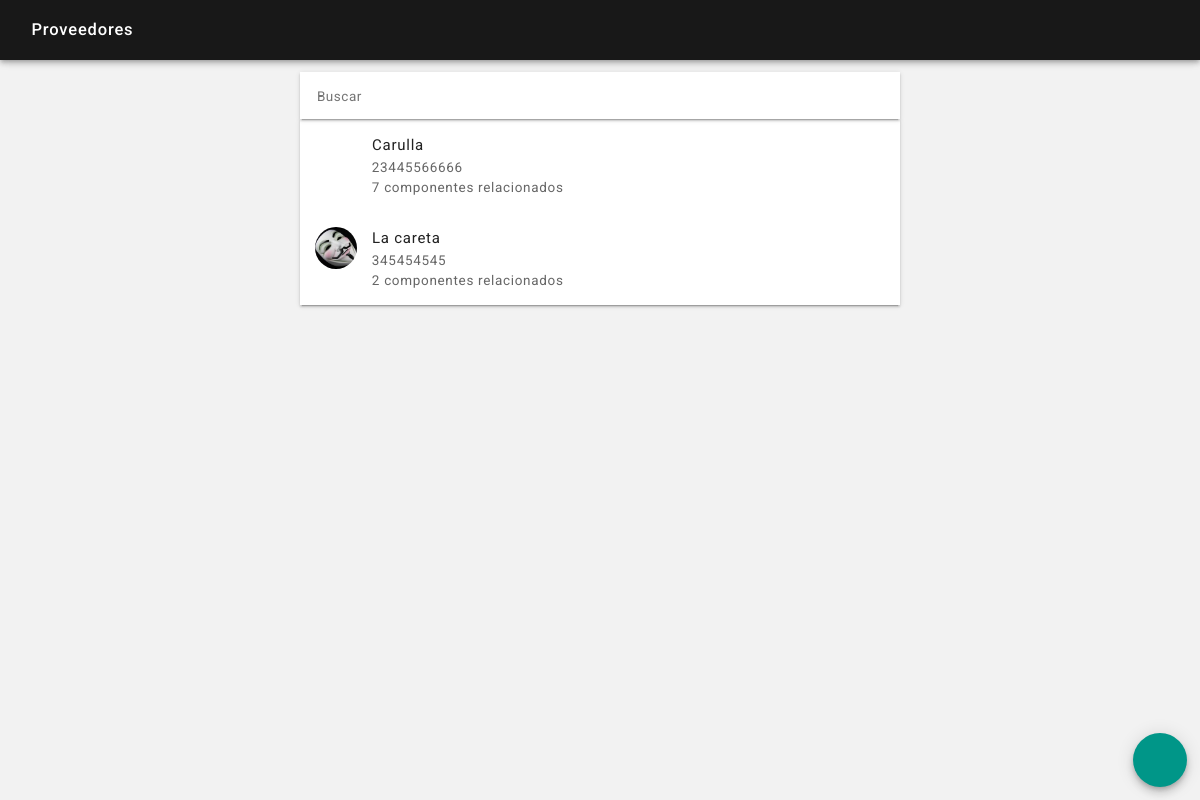
/proveedores_ver.php (signed in), run on the app's committed database.
### tables this page shows
CREATE TABLE `proveedores` (
  `id` int(15) NOT NULL,
  `fecha` datetime NOT NULL,
  `usuario` int(15) NOT NULL,
  `proveedor` varchar(255) NOT NULL,
  `documento_tipo` varchar(30) NOT NULL,
  `documento` varchar(30) NOT NULL,
  `correo` varchar(255) NOT NULL,
  `telefono` varchar(15) NOT NULL,
  `direccion` varchar(255) NOT NULL,
  `imagen` varchar(2) NOT NULL,
  `imagen_nombre` varchar(50) NOT NULL
);

### proveedores_ver.php (the view, shortened to what this page needs)
<?php
include ("sis/nombre_sesion.php");
?>
<?php
if(isset($_POST['consultaBusqueda'])) $consultaBusqueda = $_POST['consultaBusqueda']; elseif(isset($_GET['consultaBusqueda'])) $consultaBusqueda = $_GET['consultaBusqueda']; else $consultaBusqueda = null;
if(isset($_POST['body_snack'])) $body_snack = $_POST['body_snack']; elseif(isset($_GET['body_snack'])) $body_snack = $_GET['body_snack']; else $body_snack = null;
?>
<!DOCTYPE html>
<html lang="es">
<head>
    <?php
    include ("partes/head.php");
    ?>
</head>
<body <?php echo $body_snack; ?>>
<header class="rdm-toolbar--contenedor">
    <div class="rdm-toolbar--fila">
        <div class="rdm-toolbar--izquierda">
            <h2 class="rdm-toolbar--titulo">Proveedores</h2>
        </div>
    </div>
</header>
<main class="rdm--contenedor-toolbar">
    <?php
    $consulta = $conexion->query("SELECT * FROM proveedores ORDER BY proveedor");
    if ($consulta->num_rows == 0)
    {
        ?>
        <div class="rdm-vacio--caja">
            <i class="zmdi zmdi-alert-circle-o zmdi-hc-4x"></i>
            <p class="rdm-tipografia--subtitulo1">No se han agregado proveedores</p>
            <p class="rdm-tipografia--cuerpo1--margen-ajustada">Los proveedores son las personas o empresas que te venden o abastecen los componentes para la elaboración de tus productos o servicios</p>
        </div>
        <?php
    }
    else
    {
        ?>
        <input type="search" name="busqueda" id="busqueda" value="<?php echo "$consultaBusqueda"; ?>" placeholder="Buscar" maxlength="30" autofocus autocomplete="off" onKeyUp="buscar();" onFocus="buscar();" />
        <section class="rdm-lista">
        <?php
        while ($fila = $consulta->fetch_assoc())
        {
            $id = $fila['id'];
            $proveedor = $fila['proveedor'];
            $telefono = $fila['telefono'];
            $imagen = $fila['imagen'];
            $imagen_nombre = $fila['imagen_nombre'];
            if ($imagen == "no")
            {
                $imagen = '<div class="rdm-lista--icono"><i class="zmdi zmdi-truck zmdi-hc-2x"></i></div>';
            }
            else
            {
                $imagen = "img/avatares/proveedores-$id-$imagen_nombre-m.jpg";
                $imagen = '<div class="rdm-lista--avatar" style="background-image: url('.$imagen.');"></div>';
            }
            $consulta_componentes = $conexion->query("SELECT * FROM componentes WHERE proveedor = '$id'");
            $total_componentes = $consulta_componentes->num_rows;
            if ($total_componentes == 0)
            {
                $componentes = "sin componentes relacionados";
            }
            else
            {
                if ($total_componentes == 1)
                {
                    $componentes = "$total_componentes componente relacionado";
                }
                else
                {
                    $componentes = "$total_componentes componentes relacionados";
                }
            }
            ?>
            <a href="proveedores_detalle.php?id=<?php echo "$id"; ?>&proveedor=<?php echo "$proveedor"; ?>">
                <article class="rdm-lista--item-sencillo">
                    <div class="rdm-lista--izquierda">
                        <div class="rdm-lista--contenedor">
                            <?php echo "$imagen"; ?>
                        </div>
                        <div class="rdm-lista--contenedor">
                            <h2 class="rdm-lista--titulo"><?php echo ucfirst("$proveedor"); ?></h2>
                            <h2 class="rdm-lista--texto-secundario"><?php echo ucfirst("$telefono"); ?></h2>
                            <h2 class="rdm-lista--texto-secundario"><?php echo ucfirst("$componentes"); ?></h2>
                        </div>
                    </div>
                </article>
            </a>
            <?php
        }
        ?>
        </section>
        <?php
    }
    ?>
</main>
<footer>
    <a href="proveedores_agregar.php"><button class="rdm-boton--fab" ><i class="zmdi zmdi-plus zmdi-hc-2x"></i></button></a>
</footer>
</body>
</html>

### css/estilos.css (style rules this page uses)
body { background-color: rgba(0, 0, 0, 0.05); color: #222; font-family: 'Roboto', sans-serif, arial; font-size: 15px; font-weight: 300; margin: 0; }
a { color: inherit; text-decoration: none; outline: none; }
.rdm--contenedor-toolbar, .rdm--contenedor-toolbar-tabs { box-sizing: border-box; margin: 0 auto; max-width: 600px; width: 95%; margin-top: 4.5rem; }
.rdm--contenedor-toolbar, .rdm--contenedor-zona { box-sizing: border-box; margin: 0 auto; max-width: 600px; width: 95%; margin-top: 4.5rem; }

### css/toolbar.css (style rules this page uses)
.rdm-toolbar--contenedor { box-shadow: 0px 2px 4px -1px rgba(0, 0, 0, 0.2), 0px 4px 5px 0px rgba(0, 0, 0, 0.14), 0px 1px 10px 0px rgba(0, 0, 0, 0.12); box-sizing: border-box; color: #fff; left: 0; position: fixed; top: 0; width: 100%; z-index: 1; }
.rdm-toolbar--fila, .rdm-toolbar--fila-tab { background-color: rgba(0,0,0,0.9); align-items: center; display: flex; justify-content: space-between; padding: 1em; height: 2em; }
.rdm-toolbar--izquierda, .rdm-toolbar--centro, .rdm-toolbar--derecha { display: flex; align-items: center; }
.rdm-toolbar--titulo, .rdm-toolbar--titulo-centro, .rdm-toolbar--texto-secundario { font-size: 1.1em; font-weight: 500; letter-spacing: 0.05em; line-height: 1.5em; margin: 0 0 0 1em; max-width: 240px; white-space: nowrap; overflow: hidden; text-overflow: ellipsis; }

### css/botones.css (style rules this page uses)
button { border-radius: 0.2em; border: none; box-shadow: 0px 3px 1px -2px rgba(0, 0, 0, 0.2), 0px 2px 2px 0px rgba(0, 0, 0, 0.14), 0px 1px 5px 0px rgba(0, 0, 0, 0.12); box-sizing: border-box; color: rgba(255, 255, 255, 1); display: inline-block; font-family: 'Roboto', sans-serif, arial; font-size: 0.9em; font-weight: 500; letter-spacing: 0.05em; outline: none; padding: 1em 1em 0.9em 1em; text-align: center; text-decoration: none; text-transform: uppercase; transition: 250ms linear; vertical-align: middle; }
.rdm-boton--fab { background-color: #009688; border-radius: 50%; bottom: 1em; box-shadow: 0px 3px 5px -1px rgba(0, 0, 0, 0.2), 0px 6px 10px 0px rgba(0, 0, 0, 0.14), 0px 1px 18px 0px rgba(0, 0, 0, 0.12); height: 4em; position: fixed; right: 1em; width: 4em; z-index: 200; }

### css/listas.css (style rules this page uses)
.rdm-lista, .rdm-lista-sencillo, .rdm-lista-amplio, .rdm-lista-amplia, .rdm-lista--porcentaje { background-color: #fff; box-shadow: 0px 3px 1px -2px rgba(0, 0, 0, 0.2), 0px 2px 2px 0px rgba(0, 0, 0, 0.14), 0px 1px 5px 0px rgba(0, 0, 0, 0.12); box-sizing: border-box; margin: 0 auto; margin-bottom: 1em; width: 100%; }
.rdm-lista--item-sencillo { align-items: center; display: flex; justify-content: space-between; padding: 1em; transition: 250ms linear; }
.rdm-lista--izquierda, .rdm-lista--izquierda-sencillo, .rdm-lista--derecha { display: flex; }
.rdm-lista--contenedor { display: inline-block; }
.rdm-lista--avatar { background-position: center; background-repeat: no-repeat; background-size: cover; border-radius: 50%; height: 2.8em; width: 2.8em; }
.rdm-lista--icono { display: table-cell; height: 2.8em; text-align: center; vertical-align: middle; width: 2.8em; }
.rdm-lista--titulo, .rdm-lista--texto-secundario, .rdm-lista--texto-valor, .rdm-lista--titulo-amplio, .rdm-lista--mensaje, .rdm-lista--texto-secundario-porcentaje, .rdm-lista--texto-valor-porcentaje, .rdm-lista--texto-porcentaje, .rdm-lista--titulo-porcentaje, .rdm-lista--texto-unidad { font-size: 1em; font-weight: 400; letter-spacing: 0.05em; line-height: 1.5em; margin: 0 0 0 1em; }
.rdm-lista--texto-secundario { color: rgba(0, 0, 0, 0.6); line-height: 1.5em; font-size: 0.9em; margin: 0 0 0 1.1em; }

### css/formularios.css (style rules this page uses)
input, button, textarea { appearance: none; outline: none; -webkit-appearance: none; }
input, select, textarea { font-family: 'Roboto', sans-serif, arial; appearance: none; background: none; border: none; border-bottom: 1px solid rgba(0, 0, 0, 0.12); box-sizing: border-box; color: #222; color: rgba(0, 0, 0, 0.9); font-size: 0.9em; font-weight: 400; letter-spacing: 0.04em; line-height: 1.5; margin: 0; padding: 0.5em 0em; width: 100%; outline:0px; }
input[type=search] { appearance: none; box-sizing: border-box; background-color: #fff; border: none; box-shadow: 0px 3px 1px -2px rgba(0, 0, 0, 0.2), 0px 2px 2px 0px rgba(0, 0, 0, 0.14), 0px 1px 5px 0px rgba(0, 0, 0, 0.12); width: 100%; -webkit-appearance: none; padding: 1em 1.25em; outline:0px; }
input[type="search"] { -webkit-appearance: searchfield; }

### data on the page
proveedores: proveedor "Carulla", telefono "23445566666", componentes "7 componentes relacionados"
proveedores: id+imagen_nombre (picture), proveedor "La careta", telefono "345454545", componentes "2 componentes relacionados"
